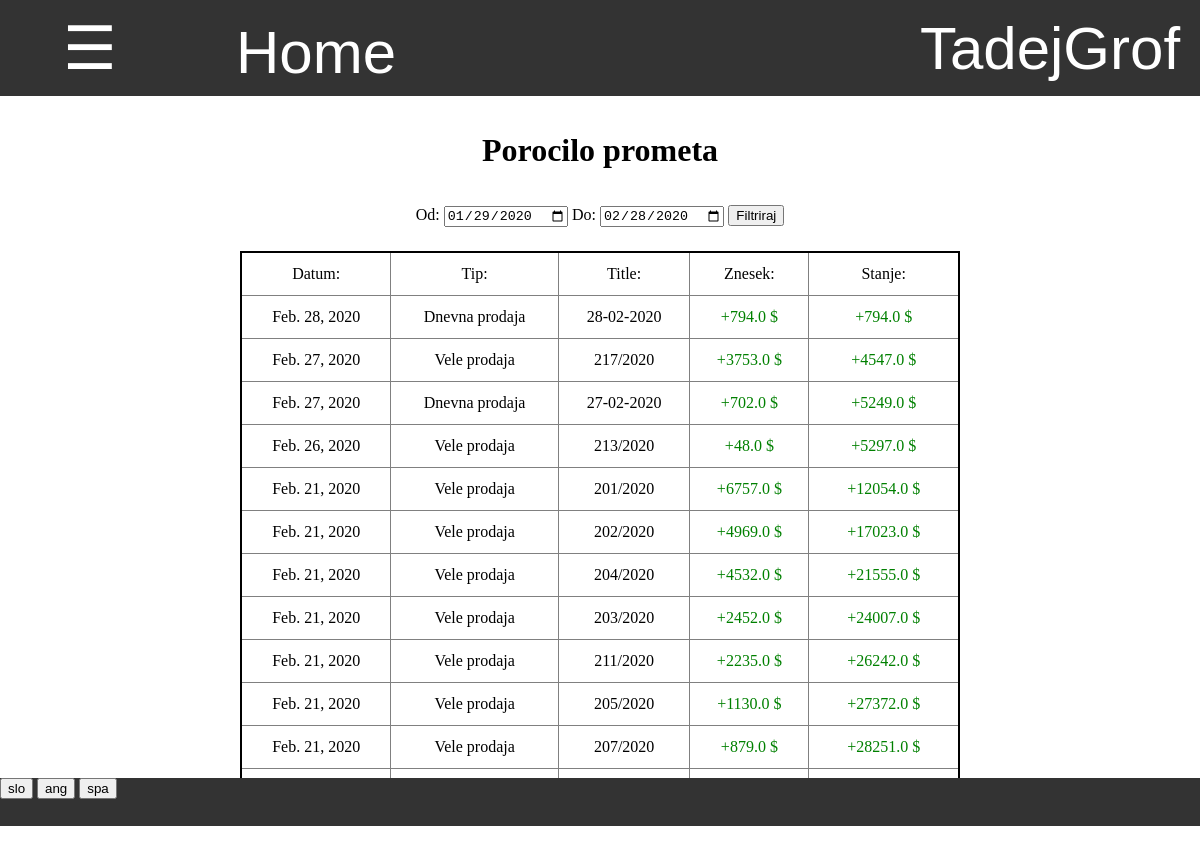
The app's page /zaloga/porocilo/porocilo_prometa (signed in) with its own data.
### program/models.py (models this page shows)
class Profil(models.Model):
    user = models.OneToOneField(User,on_delete=models.CASCADE)
    jezik =  models.CharField(default="spa",max_length=3, choices=JEZIKI)
    stranka = models.OneToOneField(Stranka, on_delete=models.CASCADE, default=None, null=True, blank=True)

### zaloga/models.py (models this page shows, shortened)
class Dnevna_prodaja(models.Model):
    zaloga = models.ForeignKey(Zaloga, default=1, on_delete=models.CASCADE)
    prodaja = models.ForeignKey(Prodaja, default=1, on_delete=models.CASCADE)
    datum = models.DateField(default=timezone.now)
    title = models.CharField(default="", max_length=20)
    tip = 'dnevna_prodaja'
    @property
    def skupna_cena(self):
        cena = 0
        for vnos in Vnos.objects.filter(baza__dnevna_prodaja=self,baza__status="veljavno"):
            cena += vnos.cena * vnos.stevilo
        return cena

class Baza(models.Model):
    author = models.ForeignKey(User,default=1, on_delete=models.CASCADE)
    title = models.CharField(default="",max_length=15)
    datum = models.DateField(default=timezone.now)
    zaloga = models.ForeignKey(Zaloga, default=1 ,on_delete=models.CASCADE)
    status = models.CharField(default="aktivno",max_length=10)
    sprememba_zaloge = models.IntegerField(default = -1)
    tip = models.CharField(default="prevzem",max_length=20, choices=TIPI_BAZE)
    kontejner = models.OneToOneField(Kontejner,null=True,default=None,blank=True, on_delete=models.CASCADE)
    popust = models.IntegerField(default = None, null=True, blank=True)
    stranka = models.ForeignKey(Stranka, on_delete=models.CASCADE, default=None, null=True, blank=True)
    cas = models.TimeField(default=None,null=True,blank=True)
    dnevna_prodaja = models.ForeignKey(Dnevna_prodaja, on_delete=models.CASCADE, default=None, null=True, blank=True)
    prevoz = models.DecimalField(default=None,null=True,blank=True,max_digits=5, decimal_places=2)
    @property
    def skupno_stevilo(self):
        stevilo = 0
        for vnos in self.vnos_set.all():
            stevilo += vnos.stevilo
        return stevilo
    @property
    def skupna_cena(self):
        try:
            cena = 0
            for vnos in self.vnos_set.all():
                cena += vnos.skupna_cena
            return cena
        except:
            return None
    @property
    def cena_popusta(self):
        try:
            return round(float(self.skupna_cena) * (self.popust / 100))
        except:
            return None
    @property
    def cena_prevoza(self):
        if self.prevoz != None:
            return round(float(self.skupno_stevilo * self.prevoz))
    @property
    def koncna_cena(self):
        try:
            if self.prevoz != None:
                return self.skupna_cena - self.cena_popusta + self.cena_prevoza
            else:
                return self.skupna_cena - self.cena_popusta
        except:
            return None

### zaloga/my_views/stroski_views.py (the view, shortened to what this page needs)
# urls.py: path('porocilo_prometa',stroski_views.porocilo_prometa, name='porocilo_prometa'),
def porocilo_prometa(request):
    danes = datetime.date.today().strftime('%Y-%m-%d')
    pred_mescem =  (datetime.date.today() - datetime.timedelta(days=30)).strftime('%Y-%m-%d')
    od = request.GET.get('od',pred_mescem)
    do = request.GET.get('do', danes)
    stroski = Stroski_Group.objects.all().filter(datum__gte = od, datum__lte = do).order_by('-datum','-pk').prefetch_related('strosek_set')
    vele_prodaje = Baza.objects.all().filter(tip="vele_prodaja",datum__gte=od,datum__lte=do,status="veljavno").order_by('-datum','-pk').prefetch_related('vnos_set')
    dnevne_prodaje = Dnevna_prodaja.objects.all().filter(datum__gte=od,datum__lte=do).order_by('-datum','-pk')
    promet = []
    for vele_prodaja in vele_prodaje.iterator():
        slovar = {
            'tip':'Vele prodaja',
            'znesek':float(vele_prodaja.koncna_cena),
            'title':vele_prodaja.title,
            'datum':vele_prodaja.datum,
        }
        promet.append(slovar)
    for dnevna_prodaja in dnevne_prodaje.iterator():
        slovar = {
            'tip':'Dnevna prodaja',
            'znesek':float(dnevna_prodaja.skupna_cena),
            'title':dnevna_prodaja.title,
            'datum':dnevna_prodaja.datum,
        }
        promet.append(slovar)
    promet = sorted(promet,key = lambda i: (i['datum'],i['tip'],i['znesek']), reverse=True)
    pretok, skupno = pregled_prometa(promet)
    slovar = {
        'pretok':pretok,
        'skupno':skupno,
        'promet':promet,
        'od':od,
        'do':do,
    }
    return pokazi_stran(request,'porocilo/porocilo.html',slovar)

### program/models.py (called while the page is built)
    @property
    def vrni_jezike(self):
        return JEZIKI

### request_funkcije.py (called while the page is built)
def vrni_slovar(request):
    with open('slovar.json') as dat:
        slovar = json.load(dat)
    return slovar

def pokazi_stran(request, html, baze={}):
    je_stranka = False
    program = Program.objects.first()
    zaloga = Zaloga.objects.first()
    if request.user.profil.stranka != None:
        je_stranka = True
    slovar = {'je_stranka':je_stranka,'program':program,'slovar':vrni_slovar(request),'jezik':request.user.profil.jezik}
    slovar.update(baze)
    if not 'zaloga' in baze:
        slovar.update({'zaloga':zaloga})
    slovar.update({'zaloga_pk':slovar['zaloga'].pk})
    return render(request, html, slovar)

### zaloga/models.py (called while the page is built)
    @property
    def skupna_cena(self):
        try:
            return self.stevilo * self.cena
        except:
            return None

### zaloga/my_views/stroski_views.py (called while the page is built)
def pregled_prometa(promet):
    cene, skupno = [], 0
    for sprememba in promet:
        skupno += sprememba['znesek']
        cene.append(skupno)
    return cene, skupno

### zaloga/templatetags/zaloga_exstras.py (called while the page is built)
@register.filter
def keyvalue(dict, key):
    return dict[key]

### zaloga/templates/porocilo/porocilo.html (shortened to what this page needs)
{% extends 'program/base.html' %}
{% load zaloga_exstras %}
{% block content %}
<h1 style="margin-top:3%"> Porocilo prometa </h1>
<div class="filter" style="margin-top:3%">
    <form action="{% url 'porocilo_prometa' %}" method="GET">
        {{slovar|keyvalue:'Od'|keyvalue:jezik}}: <input type="date" value="{{od}}" name="od">
        {{slovar|keyvalue:'Do'|keyvalue:jezik}}: <input type="date" value="{{do}}" name="do">
        <input type="submit" value="{{slovar|keyvalue:'Filtriraj'|keyvalue:jezik}}">
    </form>
</div>
<div style="margin-top:2%;display:inline-block;width:60%">
    <table class="tabela_vnosov">
        <tr>
            <td> {{slovar|keyvalue:'Datum'|keyvalue:jezik}}: </td>
            <td> {{slovar|keyvalue:'Tip'|keyvalue:jezik}}: </td>
            <td> {{slovar|keyvalue:'Title'|keyvalue:jezik}}: </td>
            <td> {{slovar|keyvalue:'Znesek'|keyvalue:jezik}}: </td>
            <td> {{slovar|keyvalue:'Stanje'|keyvalue:jezik}}: </td>
        </tr>
        {% for sprememba in promet %}
            <tr>
                <td> {{sprememba.datum}} </td>
                <td> {{slovar|keyvalue:sprememba.tip|keyvalue:jezik}} </td>
                <td> {{sprememba.title}} </td>
                {% if sprememba.znesek < 0 %}
                    <td> <div style="color:red">{{sprememba.znesek}} $</div> </td>
                {% else %}
                     <td> <div style="color:green">+{{sprememba.znesek}} $</div> </td>
                {% endif %}
                {% if pretok|keyvalue:forloop.counter0 < 0 %}
                    <td> <div style="color:red">{{pretok|keyvalue:forloop.counter0}} $</div> </td>
                {% else %}
                     <td> <div style="color:green">+{{pretok|keyvalue:forloop.counter0}} $</div> </td>
                {% endif %}
            </tr>
        {% endfor %}
    </table>
</div>
{% endblock %}

### program/templates/css/navbar.html (shortened to what this page needs)
{% load zaloga_exstras %}
<div id="navbar" class="navbar">
    {% if je_stranka %}
        <div style="display:inline-block;width:28%"><a href="{% url 'stranka_pregled_narocil' %}" style="width:100%"> Pregled narocil </a></div>
        <div style="display:inline-block;width:22%"><a href="{% url 'stranka_zgodovina' %}" style="width:100%"> Zgodovina </a></div>
        <a style="width:15%" href="/">Home</a>
    {% else %}
        <button onclick="odpri()" class="nav" style="width:15%"> ☰ </button>
        <a style="width:20%" href="/">Home</a>
    {% endif %}
    <div class="racun dropdown" id="racun">
        <button class="dropbtn" >{{ user.get_username }}
        </button>
    </div>
</div>

### program/static/css/footer.css (style rules this page uses)
div { margin: 0%; padding: 0%; }
div input { margin: 0%; }
div form { margin:0%; padding: 0% }

### program/templates/program/base.html (style rules this page uses)
body { margin: 0%; padding: 0%; overflow:hidden; }
div { margin: 0%; padding: 0%; }

### program/templates/css/tabele.html (style rules this page uses)
table.tabela_vnosov { width:100%; border-spacing:0; border: 2px solid black; border-collapse: collapse; padding:0.5% }
table.tabela_vnosov td { font-size: 100%; text-align: center; border: 1px solid grey; padding: 1vmin; border-collapse: collapse; }

### program/templates/css/navbar.html (style rules this page uses)
.navbar { overflow: hidden; background-color: #333; font-family: Arial; height:12% }
.navbar a { float: left; font-size: 5vmin; color: white; text-align: center; padding: 18px 16px; text-decoration:none; height:100%; }
.navbar .dropdown, .nav { float: left; height:100%; width:100%; margin:0; overflow:hidden; }
.navbar .dropdown .dropbtn, .nav { font-size: 5vmin; border: none; outline: none; color: white; padding: 12px 16px; width:100%; height:100%; background-color: inherit; font-family: inherit; margin: 0; }
.navbar .racun { float:right; width:300px; overflow:hidden }

### records on screen
Profil: jezik "Od", jezik "Do", jezik "Filtriraj", jezik "Datum", jezik "Tip", jezik "Title", jezik "Znesek", jezik "Stanje", promet "Dnevna prodaja" "Vele prodaja" "Dnevna prodaja" "Vele prodaja" "Vele prodaja" "Vele prodaja" "Vele prodaja" "Vele prodaja" "Vele prodaja" "Vele prodaja" "Vele prodaja"
Dnevna_prodaja: datum "Feb. 28, 2020", title "28-02-2020"
Baza: datum "Feb. 27, 2020", title "217/2020"
Dnevna_prodaja: datum "Feb. 27, 2020", title "27-02-2020"
Baza: datum "Feb. 26, 2020", title "213/2020"
Baza: datum "Feb. 21, 2020", title "201/2020"
Baza: datum "Feb. 21, 2020", title "202/2020"
Baza: datum "Feb. 21, 2020", title "204/2020"
Baza: datum "Feb. 21, 2020", title "203/2020"
Baza: datum "Feb. 21, 2020", title "211/2020"
Baza: datum "Feb. 21, 2020", title "205/2020"
Baza: datum "Feb. 21, 2020", title "207/2020"

### other values on screen
{{ user.get_username }} "TadejGrof"
{{ sprememba.znesek }} "794.0" "3753.0" "702.0" "48.0" "6757.0" "4969.0" "4532.0" "2452.0" "2235.0" "1130.0" "879.0"
{{ pretok|keyvalue:forloop.counter0 }} "794.0" "4547.0" "5249.0" "5297.0" "12054.0" "17023.0" "21555.0" "24007.0" "26242.0" "27372.0" "28251.0"
